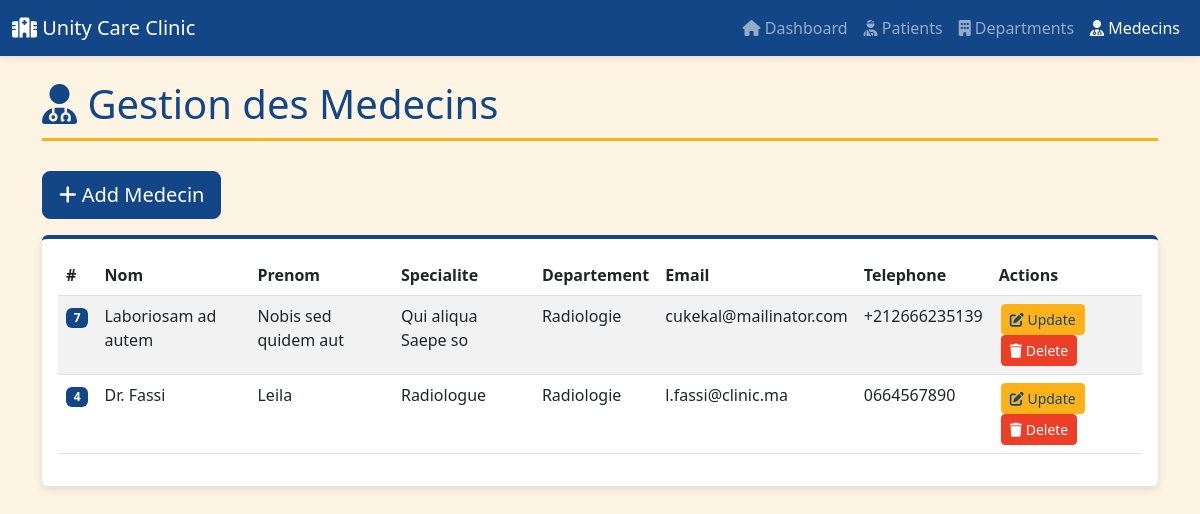
The page /src/views/medecins.php on the database its author committed.
### tables this page shows
CREATE TABLE `medecins` (
  `id` int(11) NOT NULL,
  `nom` varchar(100) NOT NULL,
  `prenom` varchar(100) NOT NULL,
  `specialite` varchar(100) NOT NULL,
  `department_id` int(11) DEFAULT NULL,
  `email` varchar(100) DEFAULT NULL,
  `telephone` varchar(20) DEFAULT NULL,
  `created_at` timestamp NOT NULL DEFAULT current_timestamp()
);

CREATE TABLE `departments` (
  `id` int(11) NOT NULL,
  `nom` varchar(100) NOT NULL,
  `description` text DEFAULT NULL,
  `created_at` timestamp NOT NULL DEFAULT current_timestamp()
);

### src/config/database.php (called while the page is built, shortened)
<?php
class Database
{
    private static $instance = null;
    private $host = 'localhost';
    private $db = 'unity_clinic_db';
    private $user = 'root';
    private $pass = '';
    private function __construct() {
        try {
            $this->connection = new PDO(
                "mysql:host={$this->host};dbname={$this->db};charset=utf8mb4",
                $this->user,
                $this->pass
            );
        } catch(PDOException $e) {
            die("Connection failed: " . $e->getMessage());
        }
    }
    public static function getInstance() {
        if (!self::$instance) {
            self::$instance = new Database();
        }
        return self::$instance->connection;
    }
}

### src/models/Medecins.php (called while the page is built, shortened)
<?php
require_once '../config/database.php';
class Medecin {
    private $conn;
    public function __construct() {
        $this->conn = Database::getInstance();
    }
    public function getAll() {
        $sql = "SELECT m.*, d.nom as department_nom
                FROM medecins m
                LEFT JOIN departments d ON m.department_id = d.id
                ORDER BY m.created_at DESC";
        $stmt = $this->conn->prepare($sql);
        $stmt->execute();
        return $stmt->fetchAll(PDO::FETCH_ASSOC);
    }
}

### src/views/medecins.php (the view, shortened to what this page needs)
<?php
require_once '../config/database.php';
require_once '../models/Medecins.php';
$medecinModel = new Medecin();
$medecins = $medecinModel->getAll();
?>
<!DOCTYPE html>
<html lang="fr">
<head>
    <link href="https://cdn.jsdelivr.net/npm/bootstrap@5.3.0/dist/css/bootstrap.min.css" rel="stylesheet">
    <link rel="stylesheet" href="https://cdnjs.cloudflare.com/ajax/libs/font-awesome/6.4.0/css/all.min.css">
    <link rel="stylesheet" href="../public/style.css">
</head>
<body>
    <nav class="navbar navbar-expand-lg navbar-dark">
        <div class="container-fluid">
            <a class="navbar-brand" href="../public/index.php">
                <i class="fas fa-hospital"></i> Unity Care Clinic
            </a>
            <div class="collapse navbar-collapse" id="navbarNav">
                <ul class="navbar-nav ms-auto">
                    <li class="nav-item">
                        <a class="nav-link" href="../public/index.php">
                            <i class="fas fa-home"></i> Dashboard
                        </a>
                    </li>
                    <li class="nav-item">
                        <a class="nav-link" href="patients.php">
                            <i class="fas fa-user-injured"></i> Patients
                        </a>
                    </li>
                    <li class="nav-item">
                        <a class="nav-link" href="departments.php">
                            <i class="fas fa-building"></i> Departments
                        </a>
                    </li>
                    <li class="nav-item">
                        <a class="nav-link active" href="medecins.php">
                            <i class="fas fa-user-md"></i> Medecins
                        </a>
                    </li>
                </ul>
            </div>
        </div>
    </nav>
    <div class="container mt-4">
        <h1 class="page-title">
            <i class="fas fa-user-md"></i> Gestion des Medecins
        </h1>
        <div class="mb-3">
            <button type="button" class="btn btn-primary btn-lg" data-bs-toggle="modal" data-bs-target="#medecinModal">
                <i class="fas fa-plus"></i> Add Medecin
            </button>
        </div>
            <div class="card">
                <div class="card-body">
                    <div class="table-responsive">
                        <table class="table table-striped">
                            <thead>
                                <tr>
                                    <th>#</th>
                                    <th>Nom</th>
                                    <th>Prenom</th>
                                    <th>Specialite</th>
                                    <th>Departement</th>
                                    <th>Email</th>
                                    <th>Telephone</th>
                                    <th>Actions</th>
                                </tr>
                            </thead>
                            <tbody>
                                <?php foreach ($medecins as $m): ?>
                                    <tr>
                                        <td><span class="badge badge-primary"><?php echo htmlspecialchars($m['id']); ?></span></td>
                                        <td><?php echo htmlspecialchars($m['nom']); ?></td>
                                        <td><?php echo htmlspecialchars($m['prenom']); ?></td>
                                        <td><?php echo htmlspecialchars($m['specialite']); ?></td>
                                        <td><?php echo htmlspecialchars($m['department_nom'] ?? 'N/A'); ?></td>
                                        <td><?php echo htmlspecialchars($m['email']); ?></td>
                                        <td><?php echo htmlspecialchars($m['telephone']); ?></td>
                                        <td class="action-buttons">
                                            <button type="button" class="btn btn-sm btn-warning" data-bs-toggle="modal" data-bs-target="#medecinModal" onclick="editMedecin(<?php echo htmlspecialchars(json_encode($m)); ?>)">
                                                <i class="fas fa-edit"></i> Update
                                            </button>
                                            <a href="?delete=<?php echo $m['id']; ?>" class="btn btn-sm btn-secondary" onclick="return confirm('Êtes-vous sûr?')">
                                                <i class="fas fa-trash"></i> Delete
                                            </a>
                                        </td>
                                    </tr>
                                <?php endforeach; ?>
                            </tbody>
                        </table>
                    </div>
                </div>
            </div>
    </div>
</body>
</html>

### src/public/style.css (style rules this page uses)
:root { --primary: #134686; --secondary: #ED3F27; --accent: #FEB21A; --light: #FDF4E3; }
body { background-color: var(--light); color: var(--primary); }
.navbar, .navbar-dark { background-color: var(--primary) !important; box-shadow: 0 2px 8px rgba(0, 0, 0, 0.1); }
.card { border: none; box-shadow: 0 4px 8px rgba(0, 0, 0, 0.1); border-top: 4px solid var(--primary); }
.btn-primary { background-color: var(--primary); border-color: var(--primary); }
.btn-secondary { background-color: var(--secondary); border-color: var(--secondary); }
.btn-warning { background-color: var(--accent); border-color: var(--accent); color: var(--primary); }
.table-hover tbody tr:hover, .table-striped tbody tr:nth-of-type(odd) { background-color: rgba(19, 70, 134, 0.05); }
.table thead { background-color: var(--primary); color: white; }
.badge-primary { background-color: var(--primary); }
.action-buttons a, .action-buttons button { margin: 0 2px; }
.page-title { color: var(--primary); border-bottom: 3px solid var(--accent); padding-bottom: 10px; margin-bottom: 30px; }

### rows shown on the page
medecins: id "7", nom "Laboriosam ad autem", prenom "Nobis sed quidem aut", specialite "Qui aliqua Saepe so", department.nom "Radiologie", email "cukekal@mailinator.com", telephone "+212666235139"
medecins: id "4", nom "Dr. Fassi", prenom "Leila", specialite "Radiologue", department.nom "Radiologie", email "l.fassi@clinic.ma", telephone "0664567890"
